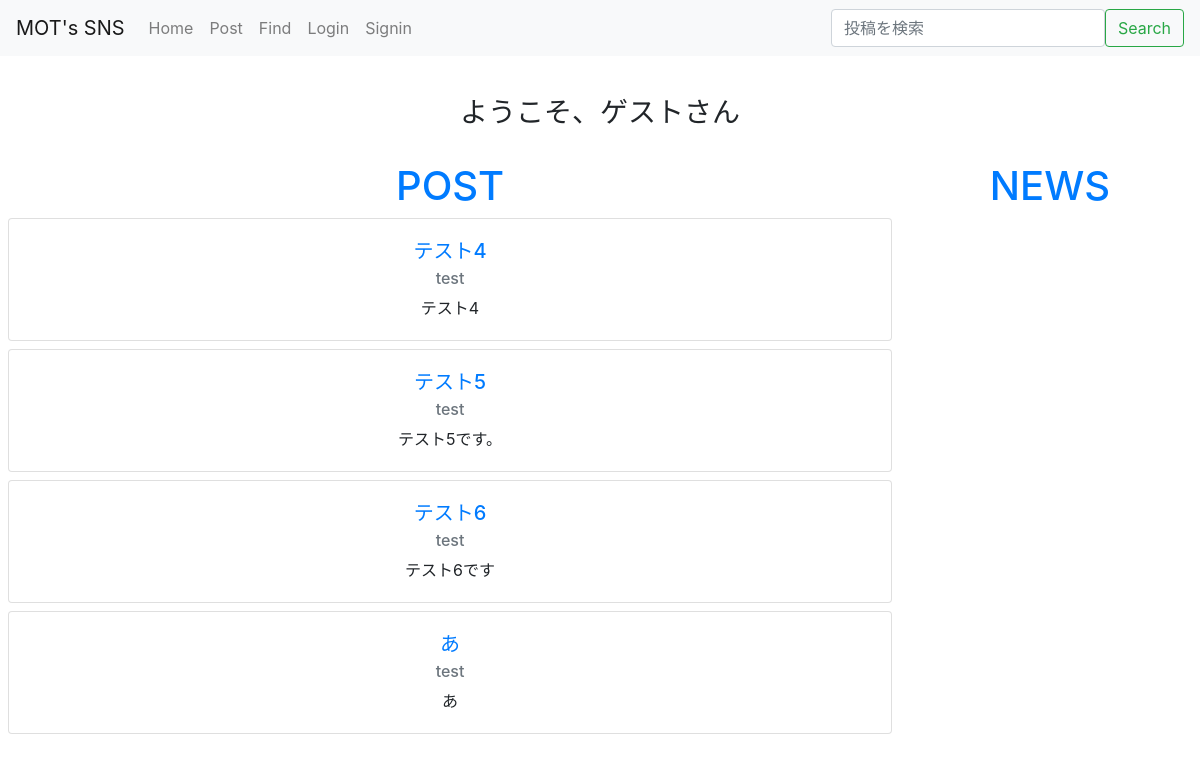
The app's page /, older data.
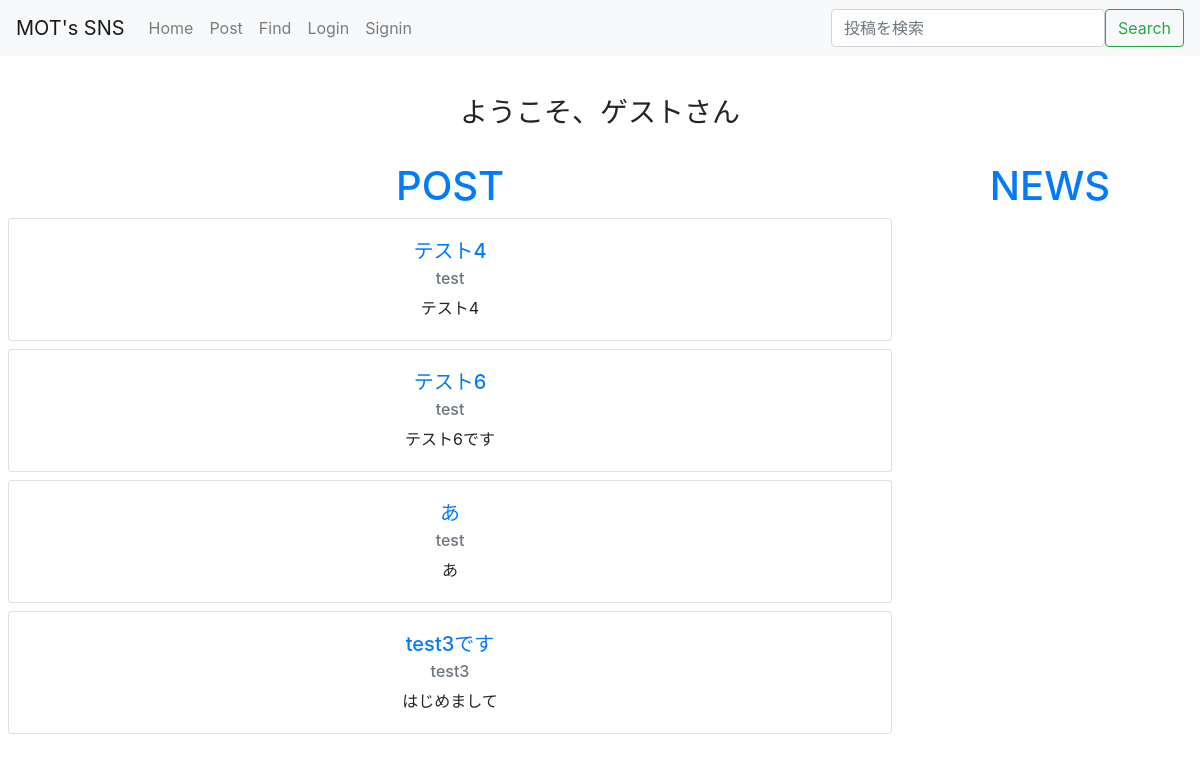
The same page, newer data.
### blog/models.py (models this page shows, shortened)
class Post(models.Model):
    author = models.ForeignKey(settings.AUTH_USER_MODEL, on_delete=models.CASCADE)
    title = models.CharField(max_length=200)
    text = models.TextField()
    created_date = models.DateTimeField(default=timezone.now)
    published_date = models.DateTimeField(blank=True, null=True)

### blog/views.py (the view)
# urls.py: path('', views.home, name='home'),
def home(request):
    posts = Post.objects.all()
    findform= FindForm()
    news = headlines['articles']
    params = {
        'findform': findform,
        'posts': posts,
        'news': news,
    }
    return render(request, 'blog/post.html', params)

### blog/forms.py
class FindForm(forms.Form):
    find = forms.CharField(label='', required=False, widget=forms.TextInput(attrs={'class': 'form-control', 'placeholder': '投稿を検索'}))

### blog/templates/blog/post.html (shortened to what this page needs)
{% extends 'blog/layout.html' %}
{% block body %}
<div class="container text-center pt-5 mt-5">
    {% if user.is_authenticated %}
        <h3>ようこそ、{{ user.get_username }}さん</h3>
    {% else %}
        <h3>ようこそ、ゲストさん</h3>
    {% endif %}
</div>
<div class="post-body d-flex mt-4">
    <div class="post w-75 p-2">
        <h1 class="text-primary text-center">POST</h1>
        {% for post in posts %}
            <div class="card w-100 mx-auto my-2 text-center" style="width: 18rem;">
                <div class="card-body">
                    <a href="{% url 'detail' post.id %}" class="card-link"><h5 class="card-title">{{ post.title }}</h5></a>
                    <h6 class="card-subtitle mb-2 text-muted">{{post.author }}</h6>
                    <p class="card-text">{{ post.text }}</p>
                </div>
            </div>
        {% endfor %}
    </div>
    <div class="news w-25 p-2">
        <h1 class="text-primary text-center">NEWS</h1>
    </div>
</div>
{% endblock body %}

Row changes from the older to the newer data that the page shows:
removed Post: title "テスト5", author "test", text "テスト5です。"
added Post: title "test3です", author "test3", text "はじめまして"
